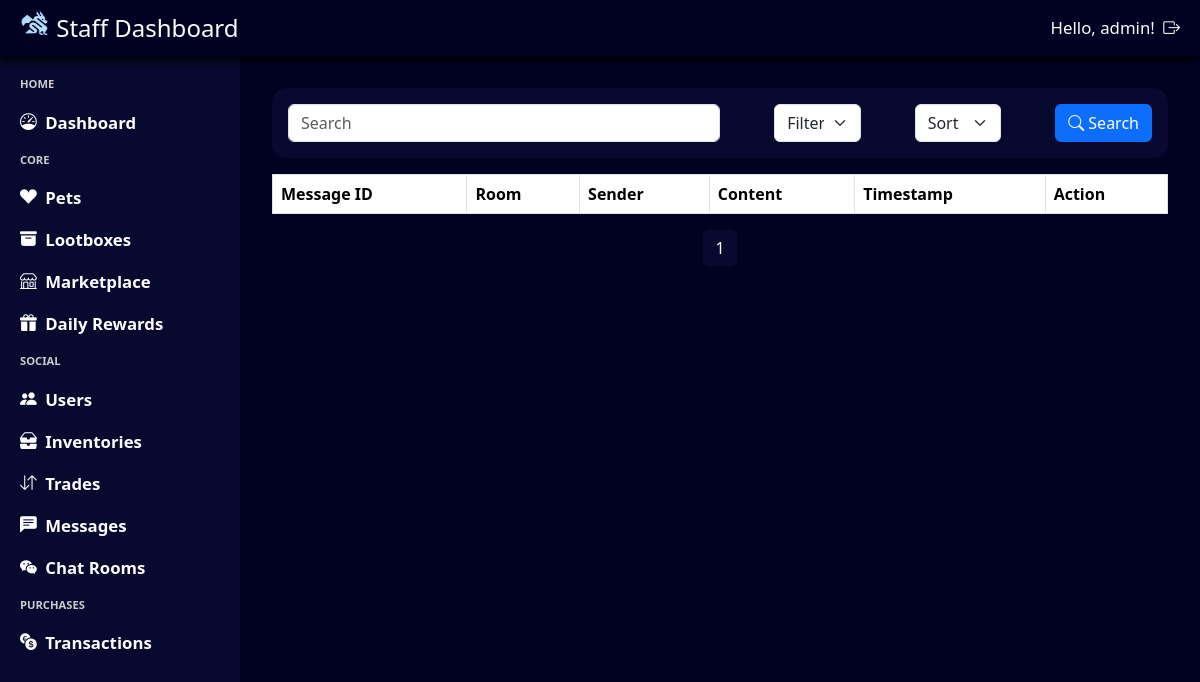
/staff/chats/ (signed in), run on an earlier commit of the app's database.
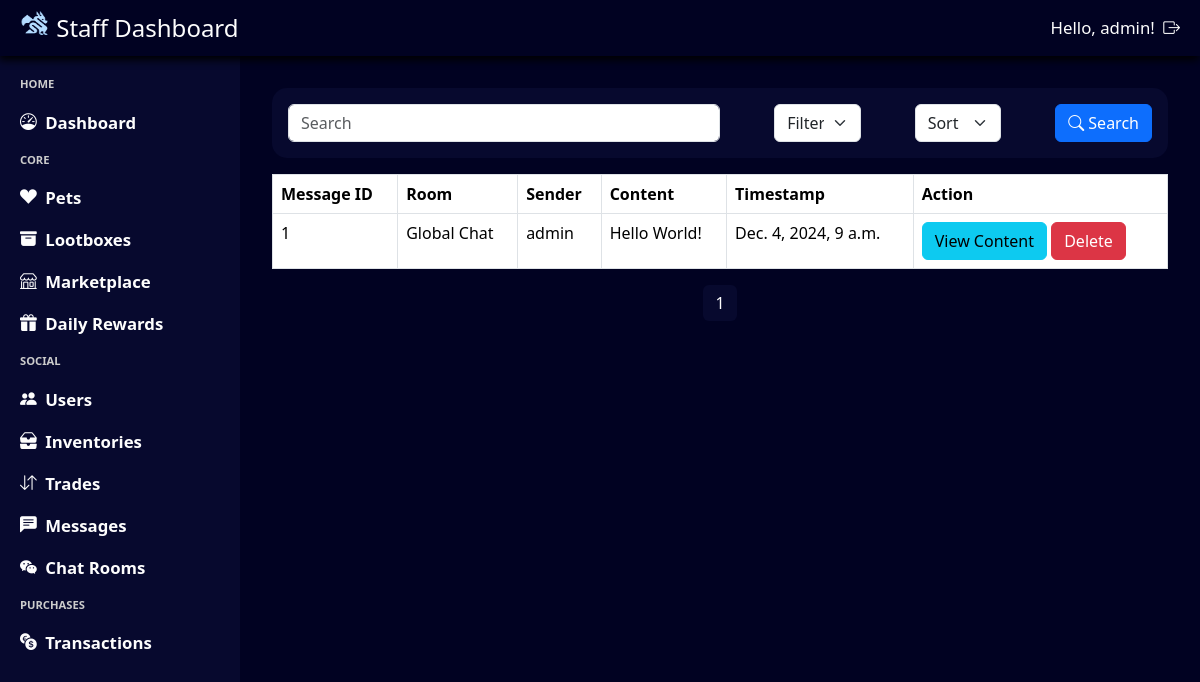
And on a later commit of the database.
### chat/models.py (models this page shows, shortened)
class Message(models.Model):
    room = models.ForeignKey(ChatRoom, on_delete=models.CASCADE, related_name="messages")
    sender = models.ForeignKey(User, on_delete=models.CASCADE, related_name="sent_messages")
    content = models.TextField()
    timestamp = models.DateTimeField(auto_now_add=True)

class ChatRoom(models.Model):
    ROOM_TYPES = [
        ('global', 'Global'),
        ('private', 'Private')
    ]
    type = models.CharField(max_length=10, choices=ROOM_TYPES)
    name = models.CharField(max_length=100, unique=True)
    members = models.ManyToManyField(User, blank=True)

### admin_system/views.py (the view, shortened to what this page needs)
# urls.py: path('chats/', views.query_chats, name='query_chats'),
@login_required(login_url='admin_login')
@user_passes_test(login_url='admin_login', test_func=is_staff)
def query_chats(request):
    query = request.GET.get('search', '')
    filter_by = request.GET.get('filter', '')
    sort_by = request.GET.get('sort', '')
    messages = Message.objects.all()
    if sort_by == 'descending':
        messages = messages.reverse()
    paginator = Paginator(messages, 10)  # Show 10 messages per page
    page_number = request.GET.get('page')
    page_obj = paginator.get_page(page_number)
    return render(request, 'staff_messages.html', {'page_obj': page_obj})

### admin_system/views.py (called while the page is built)
def is_staff(user):
    return user.is_staff

### base_template/context_processor.py (called while the page is built)
def profile_context(request):
    if request.user.is_authenticated:
        try:
            profile = Profile.objects.get(user = request.user)
            return {'navbar_profile': profile}
        except Profile.DoesNotExist:
            return {'navbar_profile': None}
    return {'navbar_profile': None}

### notification/context_processor.py (called while the page is built)
def notification_context(request):
    if request.user.is_authenticated:
        notifications = Notification.objects.filter(user=request.user, notif_status=Notification.Status.unread).count()
        return {'notifications': notifications}
    return {'notifications': 0}

### admin_system/templates/staff_messages.html (shortened to what this page needs)
{% extends "staff_template.html" %}
{% load static %}
{% block css %}
    <link rel="stylesheet" href="{% static 'staff_messages.css' %}"/>
{% endblock %}
{% block content %}
<div class="staff-messages-container">
    <form class="staff-messages-header" method="get" action="{% url 'query_chats' %}">
        <div id="search-container">
            <input type="text" name="search" class="form-control staff-messages-header-search" placeholder="Search" aria-label="Search" aria-describedby="basic-addon1">
        </div>
        <select name="filter" class="form-select staff-messages-header-filter" aria-label="Filter">
            <option value="message_id" selected>Filter by: Message ID</option>
        </select>
        <select name="sort" class="form-select staff-messages-header-sort" aria-label="Sort">
            <option value="" selected disabled>Sort by:</option>
        </select>
        <button class="btn btn-primary staff-messages-header-button" id="staff-messages-header-button-search">
            <i class="bi bi-search"></i>
            Search
        </button>
    </form>
    <table class="table table-bordered">
        <thead>
            <tr>
                <th>Message ID</th>
                <th>Room</th>
                <th>Sender</th>
                <th>Content</th>
                <th>Timestamp</th>
                <th>Action</th>
            </tr>
        </thead>
        <tbody>
            {% for message in page_obj %}
            <tr>
                <td>{{ message.id }}</td>
                <td>{{ message.room.name }}</td>
                <td>{{ message.sender.username }}</td>
                <td>{{ message.content|truncatechars:20 }}</td>
                <td>{{ message.timestamp }}</td>
                <td>
                    <button type="button" class="btn btn-info" data-toggle="modal" data-target="#viewMessageModal{{ message.id }}">View Content</button>
                    <button type="button" class="btn btn-danger" data-toggle="modal" data-target="#deleteMessageModal{{ message.id }}">Delete</button>
                </td>
            </tr>
            {% endfor %}
        </tbody>
    </table>
    <nav aria-label="Page navigation">
        <ul class="pagination">
            {% for num in page_obj.paginator.page_range %}
                {% if page_obj.number == num %}
                    <li class="page-item active"><a class="page-link" href="#">{{ num }}</a></li>
                {% elif num > page_obj.number|add:'-3' and num < page_obj.number|add:'3' %}
                    <li class="page-item"><a class="page-link" href="?page={{ num }}">{{ num }}</a></li>
                {% endif %}
            {% endfor %}
        </ul>
    </nav>
</div>
{% endblock %}

What changed in the data, as far as the page shows it:
added Message: id "1", room.name "Global Chat", sender.username "admin", content "Hello World!", timestamp "Dec. 4, 2024, 9 a.m."
